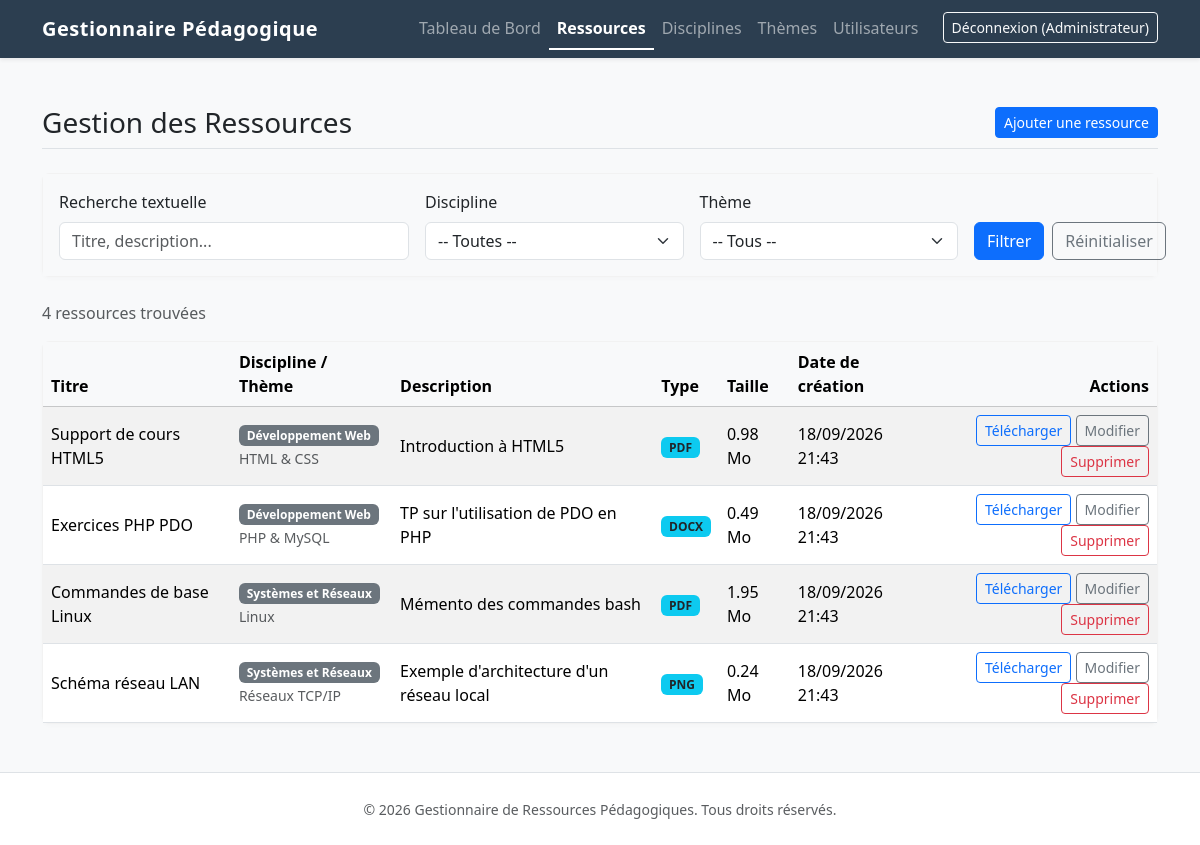
/index.php?page=resources (signed in), run on the app's committed database.
### tables this page shows
CREATE TABLE IF NOT EXISTS resources (
    id INT AUTO_INCREMENT PRIMARY KEY,
    theme_id INT NOT NULL,
    user_id INT NOT NULL,
    title VARCHAR(255) NOT NULL,
    description TEXT,
    file_path VARCHAR(255) NOT NULL,
    file_type VARCHAR(255) NOT NULL,
    file_size INT NOT NULL,
    created_at DATETIME DEFAULT CURRENT_TIMESTAMP,
    CONSTRAINT fk_resources_themes FOREIGN KEY (theme_id) REFERENCES themes(id) ON DELETE RESTRICT,
    CONSTRAINT fk_resources_users FOREIGN KEY (user_id) REFERENCES users(id) ON DELETE RESTRICT
);

CREATE TABLE IF NOT EXISTS disciplines (
    id INT AUTO_INCREMENT PRIMARY KEY,
    name VARCHAR(255) NOT NULL,
    description TEXT,
    created_at DATETIME DEFAULT CURRENT_TIMESTAMP
);

CREATE TABLE IF NOT EXISTS themes (
    id INT AUTO_INCREMENT PRIMARY KEY,
    discipline_id INT NOT NULL,
    name VARCHAR(255) NOT NULL,
    description TEXT,
    created_at DATETIME DEFAULT CURRENT_TIMESTAMP,
    CONSTRAINT fk_themes_disciplines FOREIGN KEY (discipline_id) REFERENCES disciplines(id) ON DELETE RESTRICT
);

### controllers/ResourceController.php (called while the page is built, shortened)
<?php
require_once __DIR__ . '/../models/Resource.php';
require_once __DIR__ . '/../core/Auth.php';
class ResourceController {
    private $model;
    public function __construct() {
        try {
            $this->model = new Resource();
        } catch (\PDOException $e) {
            $this->model = null;
            $this->themeModel = null;
            $this->disciplineModel = null;
        }
    }
    public function index() {
        $q = trim($_GET['q'] ?? '');
        $disciplineId = filter_input(INPUT_GET, 'discipline_id', FILTER_VALIDATE_INT);
        $themeId = filter_input(INPUT_GET, 'theme_id', FILTER_VALIDATE_INT);
        if ($this->model) {
            $resources = $this->model->search($q, $disciplineId, $themeId);
        } else {
            $resources = [];
            $disciplines = [];
            $themes = [];
        }
        require_once __DIR__ . '/../views/resources/index.php';
    }
}

### core/helpers.php (called while the page is built, shortened)
<?php
function h(?string $string): string {
    return htmlspecialchars($string, ENT_QUOTES | ENT_HTML5, 'UTF-8');
}

### config/database.php (called while the page is built, shortened)
<?php
function getDBConnection() {
    $dsn = "mysql:host=" . DB_HOST . ";dbname=" . DB_NAME . ";charset=utf8mb4";
    $options = [
        PDO::ATTR_ERRMODE            => PDO::ERRMODE_EXCEPTION,
        PDO::ATTR_DEFAULT_FETCH_MODE => PDO::FETCH_ASSOC,
        PDO::ATTR_EMULATE_PREPARES   => false,
    ];
    try {
        return new PDO($dsn, DB_USER, DB_PASS, $options);
    } catch (\PDOException $e) {
        error_log("Database Connection Error: " . $e->getMessage());
        http_response_code(500);
        die("Une erreur serveur est survenue.");
    }
}

### models/Resource.php (called while the page is built, shortened)
<?php
require_once __DIR__ . '/../config/database.php';
class Resource {
    private $pdo;
    public function __construct() {
        $this->pdo = getDBConnection();
    }
    public function search($query, $disciplineId, $themeId) {
        $sql = "SELECT r.*, t.name as theme_name, d.name as discipline_name
                FROM resources r
                JOIN themes t ON r.theme_id = t.id
                JOIN disciplines d ON t.discipline_id = d.id
                WHERE 1=1";
        $params = [];
        $sql .= " ORDER BY d.name ASC, t.name ASC, r.title ASC";
        $stmt = $this->pdo->prepare($sql);
        $stmt->execute($params);
        return $stmt->fetchAll();
    }
}

### core/Auth.php (called while the page is built, shortened)
<?php
class Auth {
    public static function id() {
        return $_SESSION['user_id'] ?? null;
    }
}

### views/resources/index.php (the view, shortened to what this page needs)
<?php require_once __DIR__ . '/../layout/header.php'; ?>
<div class="d-flex justify-content-between align-items-center border-bottom pb-2 mb-4">
    <h1 class="h3 mb-0">Gestion des Ressources</h1>
    <a href="/index.php?page=resources&action=create" class="btn btn-primary btn-sm">Ajouter une ressource</a>
</div>
<div class="card mb-4">
    <div class="card-body bg-light">
        <form action="/index.php" method="GET" class="row g-3 align-items-end">
            <div class="col-12 col-md-4">
                <label for="q" class="form-label">Recherche textuelle</label>
                <input type="text" class="form-control" id="q" name="q" value="<?= h($q ?? '') ?>" placeholder="Titre, description...">
            </div>
            <div class="col-12 col-md-3">
                <label for="discipline_id" class="form-label">Discipline</label>
                <select class="form-select" id="discipline_id" name="discipline_id">
                    <option value="">-- Toutes --</option>
                </select>
            </div>
            <div class="col-12 col-md-3">
                <label for="theme_id" class="form-label">Thème</label>
                <select class="form-select" id="theme_id" name="theme_id">
                    <option value="">-- Tous --</option>
                </select>
            </div>
            <div class="col-12 col-md-2 d-flex gap-2">
                <button type="submit" class="btn btn-primary w-100">Filtrer</button>
                <a href="/index.php?page=resources" class="btn btn-outline-secondary">Réinitialiser</a>
            </div>
        </form>
    </div>
</div>
<p class="text-muted">
    <?= count($resources) ?> ressource<?= count($resources) > 1 ? 's' : '' ?> trouvée<?= count($resources) > 1 ? 's' : '' ?>
</p>
<div class="card">
    <div class="card-body p-0">
        <div class="table-responsive">
            <table class="table table-hover table-striped mb-0">
                <thead class="table-light">
                    <tr>
                        <th>Titre</th>
                        <th>Discipline / Thème</th>
                        <th>Description</th>
                        <th>Type</th>
                        <th>Taille</th>
                        <th>Date de création</th>
                        <th class="text-end">Actions</th>
                    </tr>
                </thead>
                <tbody>
                    <?php if (empty($resources)): ?>
                        <tr>
                            <td colspan="7" class="text-center text-muted py-4">Aucune ressource trouvée.</td>
                        </tr>
                    <?php else: ?>
                        <?php foreach ($resources as $r): ?>
                            <tr>
                                <td class="align-middle fw-medium"><?= h($r['title']) ?></td>
                                <td class="align-middle">
                                    <span class="badge bg-secondary"><?= h($r['discipline_name']) ?></span><br>
                                    <small class="text-muted"><?= h($r['theme_name']) ?></small>
                                </td>
                                <td class="align-middle"><?= h($r['description']) ?></td>
                                <td class="align-middle">
                                    <span class="badge bg-info text-dark"><?= h(strtoupper(pathinfo($r['file_path'], PATHINFO_EXTENSION))) ?></span>
                                </td>
                                <td class="align-middle"><?= round($r['file_size'] / 1024 / 1024, 2) ?> Mo</td>
                                <td class="align-middle"><?= date('d/m/Y H:i', strtotime($r['created_at'])) ?></td>
                                <td class="align-middle text-end">
                                    <a href="/index.php?page=resources&action=download&id=<?= $r['id'] ?>" class="btn btn-sm btn-outline-primary mb-1 mb-md-0" target="_blank">Télécharger</a>
                                    <?php if ($r['user_id'] == Auth::id() || Auth::isAdmin()): ?>
                                        <a href="/index.php?page=resources&action=edit&id=<?= $r['id'] ?>" class="btn btn-sm btn-outline-secondary mb-1 mb-md-0">Modifier</a>
                                        <form action="/index.php?page=resources&action=delete" method="POST" class="d-inline" onsubmit="return confirm('Êtes-vous sûr de vouloir supprimer cette ressource ? Le fichier sera définitivement supprimé.');">
                                            <button type="submit" class="btn btn-sm btn-outline-danger">Supprimer</button>
                                        </form>
                                    <?php endif; ?>
                                </td>
                            </tr>
                        <?php endforeach; ?>
                    <?php endif; ?>
                </tbody>
            </table>
        </div>
    </div>
</div>
<?php require_once __DIR__ . '/../layout/footer.php'; ?>

### assets/css/style.css (style rules this page uses)
:root { --primary-color: #2c3e50; --secondary-color: #34495e; }
.card { border: 1px solid rgba(0,0,0,0.05); box-shadow: 0 2px 4px rgba(0,0,0,0.02); border-radius: 8px; transition: transform 0.2s ease-in-out; }
h1, h2, h3, h4, h5, h6 { color: var(--secondary-color); }

### data on the page
resources: title "Support de cours HTML5", disciplines.name "Développement Web", theme.name "HTML & CSS", description "Introduction à HTML5", file_path "PDF", $r['file_size']/1024/1024 "0.98", created_at "18/09/2026 21:43"
resources: title "Exercices PHP PDO", disciplines.name "Développement Web", theme.name "PHP & MySQL", description "TP sur l'utilisation de PDO en PHP", file_path "DOCX", $r['file_size']/1024/1024 "0.49", created_at "18/09/2026 21:43"
resources: title "Commandes de base Linux", disciplines.name "Systèmes et Réseaux", theme.name "Linux", description "Mémento des commandes bash", file_path "PDF", $r['file_size']/1024/1024 "1.95", created_at "18/09/2026 21:43"
resources: title "Schéma réseau LAN", disciplines.name "Systèmes et Réseaux", theme.name "Réseaux TCP/IP", description "Exemple d'architecture d'un réseau local", file_path "PNG", $r['file_size']/1024/1024 "0.24", created_at "18/09/2026 21:43"

### other printed values
$_SESSION['user_name'] "Administrateur"
count($resources) "4"
